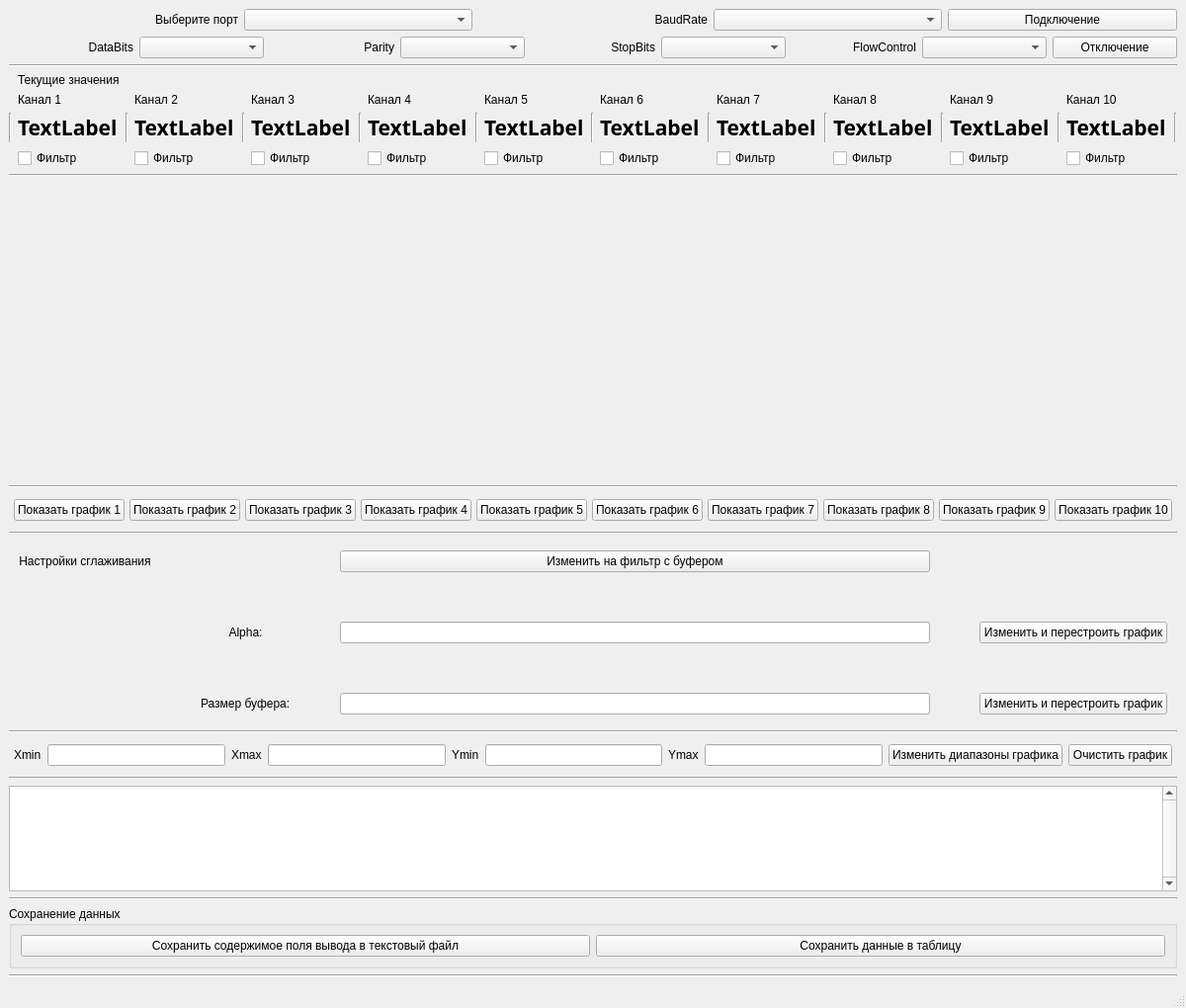
<?xml version="1.0" encoding="UTF-8"?>
<ui version="4.0">
 <class>MainWindow</class>
 <widget class="QMainWindow" name="MainWindow">
  <property name="geometry">
   <rect>
    <x>0</x>
    <y>0</y>
    <width>1131</width>
    <height>1020</height>
   </rect>
  </property>
  <property name="windowTitle">
   <string>MainWindow</string>
  </property>
  <widget class="QWidget" name="centralwidget">
   <layout class="QVBoxLayout" name="verticalLayout_2">
    <item>
     <layout class="QVBoxLayout" name="verticalLayout">
      <item>
       <layout class="QHBoxLayout" name="horizontalLayout_3">
        <item>
         <widget class="QLabel" name="lblPort">
          <property name="text">
           <string>Выберите порт</string>
          </property>
          <property name="alignment">
           <set>Qt::AlignRight|Qt::AlignTrailing|Qt::AlignVCenter</set>
          </property>
         </widget>
        </item>
        <item>
         <widget class="QComboBox" name="portList"/>
        </item>
        <item>
         <widget class="QLabel" name="lblBaudRate">
          <property name="text">
           <string>BaudRate</string>
          </property>
          <property name="alignment">
           <set>Qt::AlignRight|Qt::AlignTrailing|Qt::AlignVCenter</set>
          </property>
         </widget>
        </item>
        <item>
         <widget class="QComboBox" name="baudrateList"/>
        </item>
        <item>
         <widget class="QPushButton" name="connectButton">
          <property name="text">
           <string>Подключение</string>
          </property>
         </widget>
        </item>
       </layout>
      </item>
      <item>
       <layout class="QHBoxLayout" name="horizontalLayout_2">
        <item>
         <widget class="QLabel" name="lblDataBits">
          <property name="text">
           <string>DataBits</string>
          </property>
          <property name="alignment">
           <set>Qt::AlignRight|Qt::AlignTrailing|Qt::AlignVCenter</set>
          </property>
         </widget>
        </item>
        <item>
         <widget class="QComboBox" name="cbDataBits"/>
        </item>
        <item>
         <widget class="QLabel" name="lblParity">
          <property name="text">
           <string>Parity</string>
          </property>
          <property name="alignment">
           <set>Qt::AlignRight|Qt::AlignTrailing|Qt::AlignVCenter</set>
          </property>
         </widget>
        </item>
        <item>
         <widget class="QComboBox" name="cbParity"/>
        </item>
        <item>
         <widget class="QLabel" name="lblStopBits">
          <property name="text">
           <string>StopBits</string>
          </property>
          <property name="alignment">
           <set>Qt::AlignRight|Qt::AlignTrailing|Qt::AlignVCenter</set>
          </property>
         </widget>
        </item>
        <item>
         <widget class="QComboBox" name="cbStopBits"/>
        </item>
        <item>
         <widget class="QLabel" name="lblFlowControl">
          <property name="text">
           <string>FlowControl</string>
          </property>
          <property name="alignment">
           <set>Qt::AlignRight|Qt::AlignTrailing|Qt::AlignVCenter</set>
          </property>
         </widget>
        </item>
        <item>
         <widget class="QComboBox" name="cbFlowControl"/>
        </item>
        <item>
         <widget class="QPushButton" name="disconnectButton">
          <property name="text">
           <string>Отключение</string>
          </property>
         </widget>
        </item>
       </layout>
      </item>
      <item>
       <widget class="Line" name="line_7">
        <property name="orientation">
         <enum>Qt::Horizontal</enum>
        </property>
       </widget>
      </item>
      <item>
       <layout class="QGridLayout" name="gridLayout_2">
        <item row="2" column="14">
         <widget class="Line" name="line_15">
          <property name="orientation">
           <enum>Qt::Vertical</enum>
          </property>
         </widget>
        </item>
        <item row="2" column="10">
         <widget class="Line" name="line_13">
          <property name="orientation">
           <enum>Qt::Vertical</enum>
          </property>
         </widget>
        </item>
        <item row="2" column="8">
         <widget class="Line" name="line_12">
          <property name="orientation">
           <enum>Qt::Vertical</enum>
          </property>
         </widget>
        </item>
        <item row="1" column="13">
         <widget class="QLabel" name="lblCh7">
          <property name="text">
           <string>Канал 7</string>
          </property>
         </widget>
        </item>
        <item row="2" column="6">
         <widget class="Line" name="line_11">
          <property name="orientation">
           <enum>Qt::Vertical</enum>
          </property>
         </widget>
        </item>
        <item row="2" column="0">
         <widget class="Line" name="line_18">
          <property name="orientation">
           <enum>Qt::Vertical</enum>
          </property>
         </widget>
        </item>
        <item row="3" column="7">
         <widget class="QCheckBox" name="chFilter4">
          <property name="text">
           <string>Фильтр</string>
          </property>
         </widget>
        </item>
        <item row="3" column="11">
         <widget class="QCheckBox" name="chFilter6">
          <property name="text">
           <string>Фильтр</string>
          </property>
         </widget>
        </item>
        <item row="1" column="15">
         <widget class="QLabel" name="lblCh8">
          <property name="text">
           <string>Канал 8</string>
          </property>
         </widget>
        </item>
        <item row="2" column="5">
         <widget class="QLabel" name="lblADC3">
          <property name="font">
           <font>
            <family>Myanmar Text</family>
            <pointsize>16</pointsize>
            <weight>75</weight>
            <bold>true</bold>
           </font>
          </property>
          <property name="text">
           <string>TextLabel</string>
          </property>
         </widget>
        </item>
        <item row="3" column="15">
         <widget class="QCheckBox" name="chFilter8">
          <property name="text">
           <string>Фильтр</string>
          </property>
         </widget>
        </item>
        <item row="2" column="9">
         <widget class="QLabel" name="lblADC5">
          <property name="font">
           <font>
            <family>Myanmar Text</family>
            <pointsize>16</pointsize>
            <weight>75</weight>
            <bold>true</bold>
           </font>
          </property>
          <property name="text">
           <string>TextLabel</string>
          </property>
         </widget>
        </item>
        <item row="3" column="19">
         <widget class="QCheckBox" name="chFilter10">
          <property name="text">
           <string>Фильтр</string>
          </property>
         </widget>
        </item>
        <item row="2" column="7">
         <widget class="QLabel" name="lblADC4">
          <property name="font">
           <font>
            <family>Myanmar Text</family>
            <pointsize>16</pointsize>
            <weight>75</weight>
            <bold>true</bold>
           </font>
          </property>
          <property name="text">
           <string>TextLabel</string>
          </property>
         </widget>
        </item>
        <item row="3" column="3">
         <widget class="QCheckBox" name="chFilter2">
          <property name="text">
           <string>Фильтр</string>
          </property>
         </widget>
        </item>
        <item row="2" column="1">
         <widget class="QLabel" name="lblADC1">
          <property name="font">
           <font>
            <family>Myanmar Text</family>
            <pointsize>16</pointsize>
            <weight>75</weight>
            <bold>true</bold>
           </font>
          </property>
          <property name="text">
           <string>TextLabel</string>
          </property>
         </widget>
        </item>
        <item row="1" column="1">
         <widget class="QLabel" name="lblCh1">
          <property name="text">
           <string>Канал 1</string>
          </property>
         </widget>
        </item>
        <item row="1" column="19">
         <widget class="QLabel" name="lblCh10">
          <property name="text">
           <string>Канал 10</string>
          </property>
         </widget>
        </item>
        <item row="2" column="18">
         <widget class="Line" name="line_17">
          <property name="orientation">
           <enum>Qt::Vertical</enum>
          </property>
         </widget>
        </item>
        <item row="1" column="5">
         <widget class="QLabel" name="lblCh3">
          <property name="text">
           <string>Канал 3</string>
          </property>
         </widget>
        </item>
        <item row="2" column="3">
         <widget class="QLabel" name="lblADC2">
          <property name="font">
           <font>
            <family>Myanmar Text</family>
            <pointsize>16</pointsize>
            <weight>75</weight>
            <bold>true</bold>
           </font>
          </property>
          <property name="text">
           <string>TextLabel</string>
          </property>
         </widget>
        </item>
        <item row="1" column="17">
         <widget class="QLabel" name="lblCh9">
          <property name="text">
           <string>Канал 9</string>
          </property>
         </widget>
        </item>
        <item row="1" column="7">
         <widget class="QLabel" name="lblCh4">
          <property name="text">
           <string>Канал 4</string>
          </property>
         </widget>
        </item>
        <item row="3" column="13">
         <widget class="QCheckBox" name="chFilter7">
          <property name="text">
           <string>Фильтр</string>
          </property>
         </widget>
        </item>
        <item row="3" column="9">
         <widget class="QCheckBox" name="chFilter5">
          <property name="text">
           <string>Фильтр</string>
          </property>
         </widget>
        </item>
        <item row="0" column="1">
         <widget class="QLabel" name="lblCurrentData">
          <property name="text">
           <string>Текущие значения</string>
          </property>
         </widget>
        </item>
        <item row="1" column="11">
         <widget class="QLabel" name="lblCh6">
          <property name="text">
           <string>Канал 6</string>
          </property>
         </widget>
        </item>
        <item row="1" column="9">
         <widget class="QLabel" name="lblCh5">
          <property name="text">
           <string>Канал 5</string>
          </property>
         </widget>
        </item>
        <item row="3" column="5">
         <widget class="QCheckBox" name="chFilter3">
          <property name="text">
           <string>Фильтр</string>
          </property>
         </widget>
        </item>
        <item row="1" column="3">
         <widget class="QLabel" name="lblCh2">
          <property name="text">
           <string>Канал 2</string>
          </property>
         </widget>
        </item>
        <item row="2" column="4">
         <widget class="Line" name="line_10">
          <property name="orientation">
           <enum>Qt::Vertical</enum>
          </property>
         </widget>
        </item>
        <item row="2" column="17">
         <widget class="QLabel" name="lblADC9">
          <property name="font">
           <font>
            <family>Myanmar Text</family>
            <pointsize>16</pointsize>
            <weight>75</weight>
            <bold>true</bold>
           </font>
          </property>
          <property name="text">
           <string>TextLabel</string>
          </property>
         </widget>
        </item>
        <item row="2" column="16">
         <widget class="Line" name="line_16">
          <property name="orientation">
           <enum>Qt::Vertical</enum>
          </property>
         </widget>
        </item>
        <item row="2" column="15">
         <widget class="QLabel" name="lblADC8">
          <property name="font">
           <font>
            <family>Myanmar Text</family>
            <pointsize>16</pointsize>
            <weight>75</weight>
            <bold>true</bold>
           </font>
          </property>
          <property name="text">
           <string>TextLabel</string>
          </property>
         </widget>
        </item>
        <item row="3" column="1">
         <widget class="QCheckBox" name="chFilter1">
          <property name="text">
           <string>Фильтр</string>
          </property>
         </widget>
        </item>
        <item row="2" column="13">
         <widget class="QLabel" name="lblADC7">
          <property name="font">
           <font>
            <family>Myanmar Text</family>
            <pointsize>16</pointsize>
            <weight>75</weight>
            <bold>true</bold>
           </font>
          </property>
          <property name="text">
           <string>TextLabel</string>
          </property>
         </widget>
        </item>
        <item row="2" column="2">
         <widget class="Line" name="line_9">
          <property name="orientation">
           <enum>Qt::Vertical</enum>
          </property>
         </widget>
        </item>
        <item row="3" column="17">
         <widget class="QCheckBox" name="chFilter9">
          <property name="text">
           <string>Фильтр</string>
          </property>
         </widget>
        </item>
        <item row="2" column="12">
         <widget class="Line" name="line_14">
          <property name="orientation">
           <enum>Qt::Vertical</enum>
          </property>
         </widget>
        </item>
        <item row="2" column="11">
         <widget class="QLabel" name="lblADC6">
          <property name="font">
           <font>
            <family>Myanmar Text</family>
            <pointsize>16</pointsize>
            <weight>75</weight>
            <bold>true</bold>
           </font>
          </property>
          <property name="text">
           <string>TextLabel</string>
          </property>
         </widget>
        </item>
        <item row="2" column="19">
         <widget class="QLabel" name="lblADC10">
          <property name="font">
           <font>
            <family>Myanmar Text</family>
            <pointsize>16</pointsize>
            <weight>75</weight>
            <bold>true</bold>
           </font>
          </property>
          <property name="text">
           <string>TextLabel</string>
          </property>
         </widget>
        </item>
        <item row="2" column="20">
         <widget class="Line" name="line_19">
          <property name="orientation">
           <enum>Qt::Vertical</enum>
          </property>
         </widget>
        </item>
       </layout>
      </item>
      <item>
       <widget class="Line" name="line_5">
        <property name="orientation">
         <enum>Qt::Horizontal</enum>
        </property>
       </widget>
      </item>
      <item>
       <widget class="QCustomPlot" name="customPlot" native="true">
        <property name="minimumSize">
         <size>
          <width>640</width>
          <height>300</height>
         </size>
        </property>
       </widget>
      </item>
      <item>
       <widget class="Line" name="line_6">
        <property name="orientation">
         <enum>Qt::Horizontal</enum>
        </property>
       </widget>
      </item>
      <item>
       <layout class="QGridLayout" name="gridLayout">
        <property name="leftMargin">
         <number>5</number>
        </property>
        <property name="topMargin">
         <number>5</number>
        </property>
        <property name="rightMargin">
         <number>5</number>
        </property>
        <property name="bottomMargin">
         <number>5</number>
        </property>
        <property name="spacing">
         <number>5</number>
        </property>
        <item row="0" column="3">
         <widget class="QPushButton" name="btnVisiblePlot4">
          <property name="text">
           <string>Показать график 4</string>
          </property>
         </widget>
        </item>
        <item row="0" column="9">
         <widget class="QPushButton" name="btnVisiblePlot10">
          <property name="text">
           <string>Показать график 10</string>
          </property>
         </widget>
        </item>
        <item row="0" column="2">
         <widget class="QPushButton" name="btnVisiblePlot3">
          <property name="text">
           <string>Показать график 3</string>
          </property>
         </widget>
        </item>
        <item row="0" column="7">
         <widget class="QPushButton" name="btnVisiblePlot8">
          <property name="text">
           <string>Показать график 8</string>
          </property>
         </widget>
        </item>
        <item row="0" column="5">
         <widget class="QPushButton" name="btnVisiblePlot6">
          <property name="text">
           <string>Показать график 6</string>
          </property>
         </widget>
        </item>
        <item row="0" column="1">
         <widget class="QPushButton" name="btnVisiblePlot2">
          <property name="text">
           <string>Показать график 2</string>
          </property>
         </widget>
        </item>
        <item row="0" column="0">
         <widget class="QPushButton" name="btnVisiblePlot1">
          <property name="text">
           <string>Показать график 1</string>
          </property>
         </widget>
        </item>
        <item row="0" column="4">
         <widget class="QPushButton" name="btnVisiblePlot5">
          <property name="text">
           <string>Показать график 5</string>
          </property>
         </widget>
        </item>
        <item row="0" column="8">
         <widget class="QPushButton" name="btnVisiblePlot9">
          <property name="text">
           <string>Показать график 9</string>
          </property>
         </widget>
        </item>
        <item row="0" column="6">
         <widget class="QPushButton" name="btnVisiblePlot7">
          <property name="text">
           <string>Показать график 7</string>
          </property>
         </widget>
        </item>
       </layout>
      </item>
      <item>
       <widget class="Line" name="line">
        <property name="orientation">
         <enum>Qt::Horizontal</enum>
        </property>
       </widget>
      </item>
      <item>
       <layout class="QGridLayout" name="gridLayout_3">
        <property name="leftMargin">
         <number>10</number>
        </property>
        <property name="topMargin">
         <number>10</number>
        </property>
        <property name="rightMargin">
         <number>10</number>
        </property>
        <property name="bottomMargin">
         <number>10</number>
        </property>
        <property name="spacing">
         <number>50</number>
        </property>
        <item row="0" column="0">
         <widget class="QLabel" name="label">
          <property name="text">
           <string>Настройки сглаживания</string>
          </property>
          <property name="alignment">
           <set>Qt::AlignCenter</set>
          </property>
         </widget>
        </item>
        <item row="1" column="1">
         <widget class="QLabel" name="label_2">
          <property name="text">
           <string>Alpha:</string>
          </property>
          <property name="alignment">
           <set>Qt::AlignCenter</set>
          </property>
         </widget>
        </item>
        <item row="1" column="2">
         <widget class="QLineEdit" name="leAlpha"/>
        </item>
        <item row="1" column="3">
         <widget class="QPushButton" name="pushButton">
          <property name="text">
           <string>Изменить и перестроить график</string>
          </property>
         </widget>
        </item>
        <item row="0" column="2">
         <widget class="QPushButton" name="btnChangeFilterType">
          <property name="text">
           <string>Изменить на фильтр с буфером</string>
          </property>
         </widget>
        </item>
        <item row="2" column="1">
         <widget class="QLabel" name="label_3">
          <property name="text">
           <string>Размер буфера:</string>
          </property>
         </widget>
        </item>
        <item row="2" column="2">
         <widget class="QLineEdit" name="leWindow"/>
        </item>
        <item row="2" column="3">
         <widget class="QPushButton" name="btnMAWindowEdit">
          <property name="text">
           <string>Изменить и перестроить график</string>
          </property>
         </widget>
        </item>
       </layout>
      </item>
      <item>
       <widget class="Line" name="line_2">
        <property name="orientation">
         <enum>Qt::Horizontal</enum>
        </property>
       </widget>
      </item>
      <item>
       <layout class="QHBoxLayout" name="horizontalLayout">
        <property name="leftMargin">
         <number>5</number>
        </property>
        <property name="topMargin">
         <number>5</number>
        </property>
        <property name="rightMargin">
         <number>5</number>
        </property>
        <property name="bottomMargin">
         <number>5</number>
        </property>
        <item>
         <widget class="QLabel" name="lblXmin">
          <property name="text">
           <string>Xmin</string>
          </property>
         </widget>
        </item>
        <item>
         <widget class="QLineEdit" name="eXmin"/>
        </item>
        <item>
         <widget class="QLabel" name="lblXmax">
          <property name="text">
           <string>Xmax</string>
          </property>
         </widget>
        </item>
        <item>
         <widget class="QLineEdit" name="eXmax"/>
        </item>
        <item>
         <widget class="QLabel" name="lblYmin">
          <property name="text">
           <string>Ymin</string>
          </property>
         </widget>
        </item>
        <item>
         <widget class="QLineEdit" name="eYmin"/>
        </item>
        <item>
         <widget class="QLabel" name="lblYmax">
          <property name="text">
           <string>Ymax</string>
          </property>
         </widget>
        </item>
        <item>
         <widget class="QLineEdit" name="eYmax"/>
        </item>
        <item>
         <widget class="QPushButton" name="btnUpdatePlotRange">
          <property name="text">
           <string>Изменить диапазоны графика</string>
          </property>
         </widget>
        </item>
        <item>
         <widget class="QPushButton" name="btnClearPlot">
          <property name="text">
           <string>Очистить график</string>
          </property>
         </widget>
        </item>
       </layout>
      </item>
      <item>
       <widget class="Line" name="line_8">
        <property name="orientation">
         <enum>Qt::Horizontal</enum>
        </property>
       </widget>
      </item>
      <item>
       <widget class="QTextEdit" name="outputText">
        <property name="verticalScrollBarPolicy">
         <enum>Qt::ScrollBarAlwaysOn</enum>
        </property>
       </widget>
      </item>
     </layout>
    </item>
    <item>
     <widget class="Line" name="line_3">
      <property name="orientation">
       <enum>Qt::Horizontal</enum>
      </property>
     </widget>
    </item>
    <item>
     <widget class="QGroupBox" name="groupBox">
      <property name="minimumSize">
       <size>
        <width>0</width>
        <height>0</height>
       </size>
      </property>
      <property name="title">
       <string>Сохранение данных</string>
      </property>
      <layout class="QVBoxLayout" name="verticalLayout_3">
       <item>
        <layout class="QHBoxLayout" name="horizontalLayout_6">
         <item>
          <widget class="QPushButton" name="btnOutputSaver">
           <property name="text">
            <string>Сохранить содержимое поля вывода в текстовый файл</string>
           </property>
          </widget>
         </item>
         <item>
          <widget class="QPushButton" name="btnSaveCSV">
           <property name="text">
            <string>Сохранить данные в таблицу</string>
           </property>
          </widget>
         </item>
        </layout>
       </item>
      </layout>
     </widget>
    </item>
    <item>
     <widget class="Line" name="line_4">
      <property name="orientation">
       <enum>Qt::Horizontal</enum>
      </property>
     </widget>
    </item>
   </layout>
  </widget>
  <widget class="QStatusBar" name="statusbar"/>
 </widget>
 <customwidgets>
  <customwidget>
   <class>QCustomPlot</class>
   <extends>QWidget</extends>
   <header>qcustomplot.h</header>
   <container>1</container>
  </customwidget>
 </customwidgets>
 <resources/>
 <connections/>
</ui>
